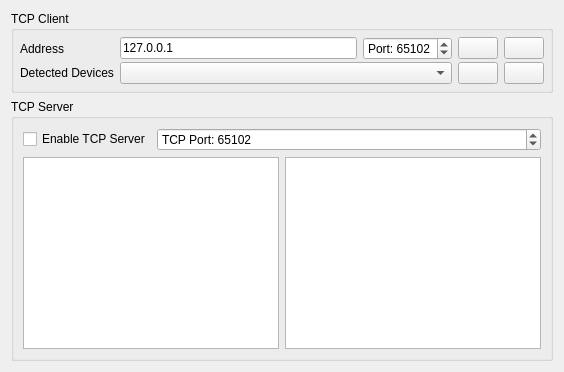
     <widget class="QWidget" name="tab_2">
      <attribute name="title">
       <string>TCP</string>
      </attribute>
      <layout class="QVBoxLayout" name="verticalLayout_3">
       <item>
        <widget class="QGroupBox" name="groupBox_3">
         <property name="title">
          <string>TCP Client</string>
         </property>
         <layout class="QGridLayout" name="gridLayout">
          <property name="leftMargin">
           <number>6</number>
          </property>
          <property name="topMargin">
           <number>6</number>
          </property>
          <property name="rightMargin">
           <number>6</number>
          </property>
          <property name="bottomMargin">
           <number>6</number>
          </property>
          <property name="horizontalSpacing">
           <number>6</number>
          </property>
          <property name="verticalSpacing">
           <number>2</number>
          </property>
          <item row="0" column="3">
           <widget class="QPushButton" name="tcpDisconnectButton">
            <property name="sizePolicy">
             <sizepolicy hsizetype="Fixed" vsizetype="Fixed">
              <horstretch>0</horstretch>
              <verstretch>0</verstretch>
             </sizepolicy>
            </property>
            <property name="toolTip">
             <string>Disconnect</string>
            </property>
            <property name="text">
             <string/>
            </property>
            <property name="icon">
             <iconset resource="../res.qrc">
              <normaloff>:/res/icons/Disconnected-96.png</normaloff>:/res/icons/Disconnected-96.png</iconset>
            </property>
           </widget>
          </item>
          <item row="0" column="1">
           <widget class="QLineEdit" name="tcpServerEdit">
            <property name="text">
             <string>127.0.0.1</string>
            </property>
           </widget>
          </item>
          <item row="1" column="1" colspan="2">
           <widget class="QComboBox" name="tcpDetectBox"/>
          </item>
          <item row="1" column="3">
           <widget class="QPushButton" name="tcpDetectDisconnectButton">
            <property name="sizePolicy">
             <sizepolicy hsizetype="Fixed" vsizetype="Fixed">
              <horstretch>0</horstretch>
              <verstretch>0</verstretch>
             </sizepolicy>
            </property>
            <property name="text">
             <string/>
            </property>
            <property name="icon">
             <iconset resource="../res.qrc">
              <normaloff>:/res/icons/Disconnected-96.png</normaloff>:/res/icons/Disconnected-96.png</iconset>
            </property>
           </widget>
          </item>
          <item row="0" column="0">
           <widget class="QLabel" name="label">
            <property name="text">
             <string>Address</string>
            </property>
           </widget>
          </item>
          <item row="0" column="4">
           <widget class="QPushButton" name="tcpConnectButton">
            <property name="sizePolicy">
             <sizepolicy hsizetype="Fixed" vsizetype="Fixed">
              <horstretch>0</horstretch>
              <verstretch>0</verstretch>
             </sizepolicy>
            </property>
            <property name="toolTip">
             <string>Connect</string>
            </property>
            <property name="text">
             <string/>
            </property>
            <property name="icon">
             <iconset resource="../res.qrc">
              <normaloff>:/res/icons/Connected-96.png</normaloff>:/res/icons/Connected-96.png</iconset>
            </property>
           </widget>
          </item>
          <item row="1" column="0">
           <widget class="QLabel" name="label_8">
            <property name="text">
             <string>Detected Devices</string>
            </property>
           </widget>
          </item>
          <item row="0" column="2">
           <widget class="QSpinBox" name="tcpPortBox">
            <property name="prefix">
             <string>Port: </string>
            </property>
            <property name="maximum">
             <number>65535</number>
            </property>
            <property name="value">
             <number>65102</number>
            </property>
           </widget>
          </item>
          <item row="1" column="4">
           <widget class="QPushButton" name="tcpDetectConnectButton">
            <property name="sizePolicy">
             <sizepolicy hsizetype="Fixed" vsizetype="Fixed">
              <horstretch>0</horstretch>
              <verstretch>0</verstretch>
             </sizepolicy>
            </property>
            <property name="text">
             <string/>
            </property>
            <property name="icon">
             <iconset resource="../res.qrc">
              <normaloff>:/res/icons/Connected-96.png</normaloff>:/res/icons/Connected-96.png</iconset>
            </property>
           </widget>
          </item>
         </layout>
        </widget>
       </item>
       <item>
        <widget class="QGroupBox" name="tcpServerBox">
         <property name="title">
          <string>TCP Server</string>
         </property>
         <property name="checkable">
          <bool>false</bool>
         </property>
         <property name="checked">
          <bool>false</bool>
         </property>
         <layout class="QVBoxLayout" name="verticalLayout_8">
          <item>
           <layout class="QHBoxLayout" name="horizontalLayout_9">
            <item>
             <widget class="QCheckBox" name="tcpServerEnableBox">
              <property name="text">
               <string>Enable TCP Server</string>
              </property>
             </widget>
            </item>
            <item>
             <widget class="QSpinBox" name="tcpServerPortBox">
              <property name="sizePolicy">
               <sizepolicy hsizetype="MinimumExpanding" vsizetype="Fixed">
                <horstretch>0</horstretch>
                <verstretch>0</verstretch>
               </sizepolicy>
              </property>
              <property name="prefix">
               <string>TCP Port: </string>
              </property>
              <property name="maximum">
               <number>65535</number>
              </property>
              <property name="value">
               <number>65102</number>
              </property>
             </widget>
            </item>
           </layout>
          </item>
          <item>
           <layout class="QHBoxLayout" name="horizontalLayout_8">
            <item>
             <widget class="QPlainTextEdit" name="tcpServerAddressesEdit">
              <property name="readOnly">
               <bool>true</bool>
              </property>
             </widget>
            </item>
            <item>
             <widget class="QPlainTextEdit" name="tcpServerClientsEdit">
              <property name="readOnly">
               <bool>true</bool>
              </property>
             </widget>
            </item>
           </layout>
          </item>
         </layout>
        </widget>
       </item>
      </layout>
     </widget>
